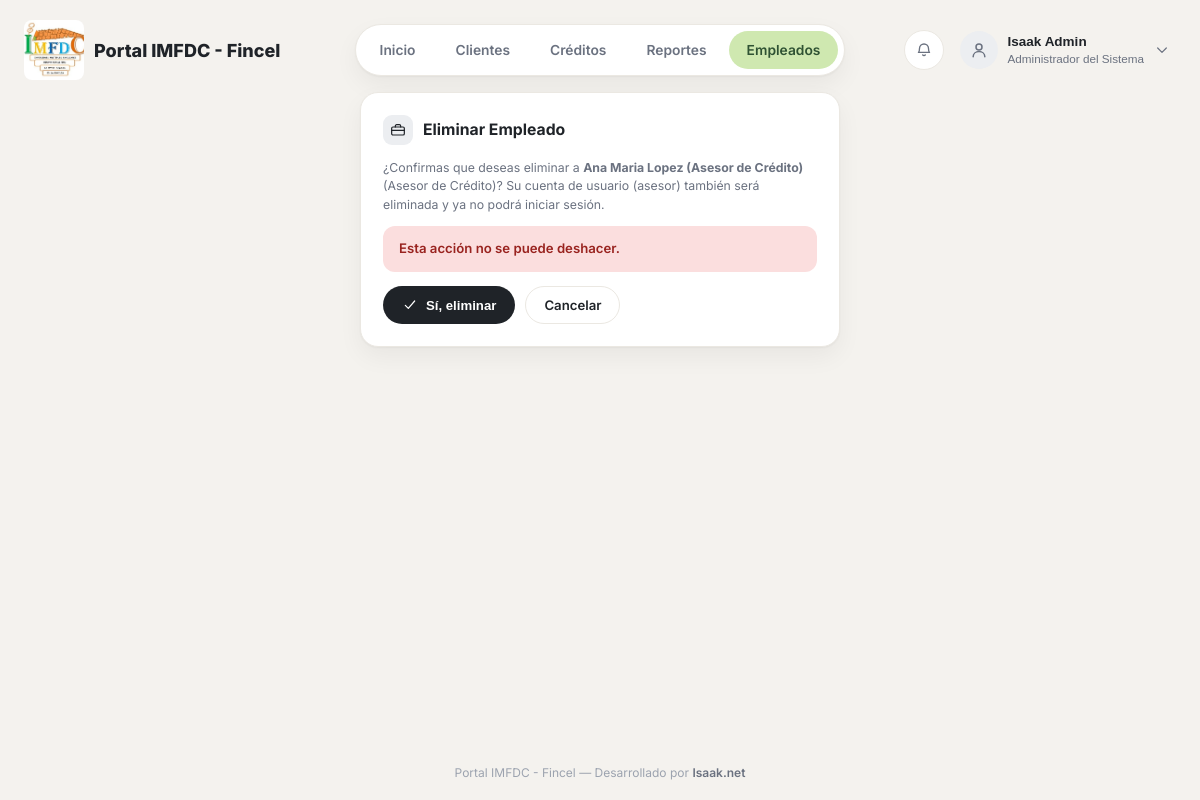
Screenshot of /empleados/26/eliminar/ (signed in) with the database file from the repository.
### empleados/models.py (models this page shows, shortened)
class Empleado(models.Model):
    CARGO_ASESOR = 'ASESOR'
    CARGO_ANALISTA = 'ANALISTA'
    CARGO_GERENTE = 'GERENTE'
    CARGO_CAJERO = 'CAJERO'
    CARGO_ADMIN = 'ADMIN'
    CARGO_CHOICES = [
        (CARGO_ASESOR, 'Asesor de Crédito'),
        (CARGO_ANALISTA, 'Analista de Crédito'),
        (CARGO_GERENTE, 'Gerente / Comité de Crédito'),
        (CARGO_CAJERO, 'Cajero'),
        (CARGO_ADMIN, 'Administrador del Sistema'),
    ]
    CARGO_PERMISOS = {
        CARGO_ASESOR: {'crear_cliente', 'crear_credito'},
        CARGO_ANALISTA: {'crear_cliente', 'crear_credito', 'evaluar'},
        CARGO_GERENTE: {'evaluar', 'aprobar', 'rechazar'},
        CARGO_CAJERO: {'desembolsar', 'cobrar'},
        CARGO_ADMIN: {
            'crear_cliente', 'crear_credito', 'evaluar', 'aprobar',
            'rechazar', 'desembolsar', 'cobrar',
        },
    }
    user = models.OneToOneField(
        settings.AUTH_USER_MODEL,
        on_delete=models.SET_NULL,
        null=True,
        blank=True,
        related_name='empleado',
    )
    nombre = models.CharField(max_length=100)
    apellido = models.CharField(max_length=100)
    dni = models.CharField('DNI', max_length=20, unique=True, null=True, blank=True)
    cargo = models.CharField(max_length=20, choices=CARGO_CHOICES, default=CARGO_ASESOR)
    telefono = models.CharField(max_length=20, blank=True)
    correo = models.EmailField(blank=True)
    sucursal = models.CharField(max_length=100, blank=True)
    activo = models.BooleanField('Estado Activo', default=True)
    salario = models.DecimalField(max_digits=10, decimal_places=2, null=True, blank=True)
    created_at = models.DateTimeField(auto_now_add=True)
    update_at = models.DateTimeField(auto_now=True)
    class Meta:
        verbose_name = 'Empleado'
        verbose_name_plural = 'Empleados'
    def __str__(self):
        return f'{self.nombre} {self.apellido} ({self.get_cargo_display()})'

### empleados/views.py (the view, shortened to what this page needs)
# urls.py: path('empleados/<int:pk>/eliminar/', empleados_views.empleado_eliminar, name='empleado_eliminar'),
@requiere_admin
def empleado_eliminar(request, pk):
    empleado = get_object_or_404(Empleado, pk=pk)
    if empleado.user_id and empleado.user_id == request.user.id:
        messages.error(request, 'No puedes eliminar tu propia cuenta de empleado.')
        return redirect('lista')
    return render(request, 'empleados/empleado_eliminar.html', {'empleado': empleado})

### empleados/context_processors.py (called while the page is built)
def notificaciones(request):
    if not request.user.is_authenticated:
        return {}
    empleado = getattr(request.user, 'empleado', None)
    if empleado is None:
        return {}
    return {
        'notificaciones_recientes': empleado.notificaciones.all()[:8],
        'notificaciones_no_leidas': empleado.notificaciones.filter(leida=False).count(),
    }

### empleados/permisos.py (called while the page is built)
def requiere_admin(vista):
    @wraps(vista)
    @login_required
    def wrapper(request, *args, **kwargs):
        empleado = getattr(request.user, 'empleado', None)
        if empleado is None or empleado.cargo != Empleado.CARGO_ADMIN:
            raise PermissionDenied('Solo el Administrador del Sistema puede gestionar empleados.')
        return vista(request, *args, **kwargs)
    return wrapper

### empleados/templates/empleados/empleado_eliminar.html (shortened to what this page needs)
{% extends 'base.html' %}
{% block content %}
<div style="max-width: 480px; margin: 0 auto;">
    <div class="card">
        <div class="card-title">
            <span class="icon-badge-sm">{% include 'partials/_icon.html' with name='briefcase' size=16 %}</span>
            Eliminar Empleado
        </div>
        <p class="subsection-note">
            ¿Confirmas que deseas eliminar a <strong>{{ empleado }}</strong>
            ({{ empleado.get_cargo_display }})?
            {% if empleado.user %}Su cuenta de usuario ({{ empleado.user.username }}) también será eliminada y ya no podrá iniciar sesión.{% endif %}
        </p>
        <div class="alert alert-error">Esta acción no se puede deshacer.</div>
        <form method="POST">
            <div style="display:flex; gap:10px; flex-wrap: wrap;">
                <button type="submit" class="btn btn-dark">
                    {% include 'partials/_icon.html' with name='check' size=16 %}Sí, eliminar
                </button>
                <a href="{% url 'lista' %}" class="btn btn-outline">Cancelar</a>
            </div>
        </form>
    </div>
</div>
{% endblock %}

### templates/base.html (shortened to what this page needs)
{% load static %}
<!DOCTYPE html>
<html lang="es">
<head>
    <link rel="stylesheet" href="{% static 'css/dashboard.css' %}">
</head>
<body>
{% if user.is_authenticated %}
<header class="topbar">
    <div class="brand">
        <img class="brand-logo" src="{% static 'img/logo.jpg' %}" alt="IMFDC - Fincel">
        Portal IMFDC - Fincel
    </div>
    <nav class="nav-pill">
        <a href="{% url 'home' %}" class="{% if request.path == '/' %}active{% endif %}">Inicio</a>
        <a href="{% url 'financiera:clientes_lista' %}" class="{% if '/financiera/clientes' in request.path %}active{% endif %}">Clientes</a>
        <a href="{% url 'financiera:prestamos_lista' %}" class="{% if '/financiera/prestamos' in request.path %}active{% endif %}">Créditos</a>
        <a href="{% url 'financiera:reportes_index' %}" class="{% if '/financiera/reportes' in request.path %}active{% endif %}">Reportes</a>
        <a href="{% url 'lista' %}" class="{% if '/empleados/' in request.path %}active{% endif %}">Empleados</a>
    </nav>
    <div class="topbar-right">
        <div class="user-menu">
            <button type="button" class="icon-btn" id="notif-trigger" style="position: relative;" title="Notificaciones">
            </button>
        </div>
        <div class="user-menu">
            <button type="button" class="user-trigger" id="user-trigger">
                <span class="user-avatar">{% include 'partials/_icon.html' with name='user' size=20 %}</span>
                <span class="user-info">
                    <span class="name">{% if request.user.empleado %}{{ request.user.empleado.nombre }} {{ request.user.empleado.apellido }}{% else %}{{ request.user.username }}{% endif %}</span>
                    <span class="role">{% if request.user.empleado %}{{ request.user.empleado.get_cargo_display }}{% else %}Administrador{% endif %}</span>
                </span>
                <span class="user-chevron">{% include 'partials/_icon.html' with name='chevron-down' size=16 %}</span>
            </button>
        </div>
    </div>
</header>
{% endif %}
<main class="page-shell">
    {% block content %}{% endblock %}
</main>
<footer class="site-footer">
    Portal IMFDC - Fincel &mdash; Desarrollado por <a href="https://isaak.net" target="_blank">Isaak.net</a>
</footer>
</body>
</html>

### static/css/dashboard.css (style rules this page uses)
:root { --bg: #f4f2ee; --card: #ffffff; --border: #ebe8e2; --text: #1f2328; --text-muted: #6b7280; --text-faint: #9ca3af; --accent-bg: #cfe8b0; --accent-text: #2f5233; --accent-solid: #22c55e; --accent-solid-hover: #16a34a; --warn-bg: #fde8cd; --warn-text: #92400e; --danger-bg: #fbdede; --danger-text: #99231f; --neutral-bg: #eceef1; --neutral-text: #4b5563; --info-bg: #dbe6fb; --info-text: #1d4a94; --dark: #1f2328; --dark-hover: #333941; --radius-lg: 18px; --radius-md: 12px; --radius-full: 999px; --shadow-card: 0 1px 2px rgba(20, 20, 20, .04), 0 10px 24px rgba(20, 20, 20, .05); --shadow-pop: 0 8px 30px rgba(20, 20, 20, .12); }
* { box-sizing: border-box; }
html, body { margin: 0; padding: 0; background: var(--bg); color: var(--text); font-family: 'Inter', -apple-system, BlinkMacSystemFont, 'Segoe UI', Roboto, sans-serif; font-size: 15px; line-height: 1.5; }
body { display: flex; flex-direction: column; min-height: 100vh; }
a { color: inherit; text-decoration: none; }
.page-shell { flex: 1 0 auto; width: 100%; max-width: 1280px; margin: 0 auto; padding: 0 24px 40px; }
.topbar { display: grid; grid-template-columns: 1fr auto 1fr; align-items: center; gap: 16px; width: 100%; max-width: 1280px; margin: 0 auto; padding: 20px 24px 12px; }
.brand { display: flex; align-items: center; gap: 10px; font-weight: 800; font-size: 1.2rem; color: var(--dark); white-space: nowrap; justify-self: start; }
.brand-logo { width: 60px; height: 60px; border-radius: 8px; object-fit: cover; flex-shrink: 0; }
.nav-pill { display: flex; align-items: center; gap: 4px; background: var(--card); border: 1px solid var(--border); border-radius: var(--radius-full); padding: 6px; box-shadow: var(--shadow-card); justify-self: center; }
.nav-pill a { display: inline-flex; align-items: center; padding: 9px 18px; border-radius: var(--radius-full); font-weight: 600; font-size: .92rem; color: var(--text-muted); white-space: nowrap; }
.nav-pill a.active { background: var(--accent-bg); color: var(--accent-text); }
.topbar-right { display: flex; align-items: center; gap: 12px; justify-self: end; }
.icon-btn { display: flex; align-items: center; justify-content: center; width: 40px; height: 40px; padding: 0; border-radius: var(--radius-full); background: var(--card); border: 1px solid var(--border); color: var(--text-muted); cursor: pointer; font-family: inherit; }
.user-menu { position: relative; }
.user-trigger { display: flex; align-items: center; gap: 10px; background: transparent; border: none; cursor: pointer; padding: 4px 6px 4px 4px; border-radius: var(--radius-full); }
.user-avatar { display: flex; align-items: center; justify-content: center; width: 38px; height: 38px; border-radius: 50%; background: var(--neutral-bg); color: var(--text-muted); }
.user-info { display: flex; flex-direction: column; text-align: left; line-height: 1.2; }
.user-info .name { display: block; font-weight: 700; font-size: .9rem; color: var(--text); }
.user-info .role { display: block; font-size: .78rem; color: var(--text-muted); margin-top: 2px; }
.user-chevron { color: var(--text-muted); display: flex; }
.btn { display: inline-flex; align-items: center; gap: 8px; padding: 10px 18px; border-radius: var(--radius-full); font-weight: 600; font-size: .88rem; border: 1px solid transparent; cursor: pointer; line-height: 1; }
.btn-dark { background: var(--dark); color: #fff; }
.btn-outline { background: var(--card); color: var(--text); border-color: var(--border); }
.card { background: var(--card); border-radius: var(--radius-lg); box-shadow: var(--shadow-card); border: 1px solid var(--border); padding: 22px; margin-bottom: 20px; }
.card-title { display: flex; align-items: center; gap: 10px; font-size: 1.05rem; font-weight: 700; margin-bottom: 14px; }
.card-title .icon-badge-sm { display: flex; align-items: center; justify-content: center; width: 30px; height: 30px; border-radius: 9px; background: var(--neutral-bg); color: var(--text); }
.subsection-note { font-size: .82rem; color: var(--text-muted); margin: 4px 0 12px; }
.alert { padding: 13px 16px; border-radius: var(--radius-md); font-size: .88rem; font-weight: 600; margin-bottom: 14px; }
.alert-error { background: var(--danger-bg); color: var(--danger-text); }
.site-footer { text-align: center; padding: 18px 24px; color: var(--text-faint); font-size: .8rem; }
.site-footer a { color: var(--text-muted); font-weight: 600; }

### rows the page displays
Empleado: nombre+apellido+cargo "Ana Maria Lopez (Asesor de Crédito)", cargo "Asesor de Crédito", user.username "asesor"

### other values shown
{{ request.user.empleado.nombre }} "Isaak"
{{ request.user.empleado.apellido }} "Admin"
{{ request.user.empleado.get_cargo_display }} "Administrador del Sistema"
